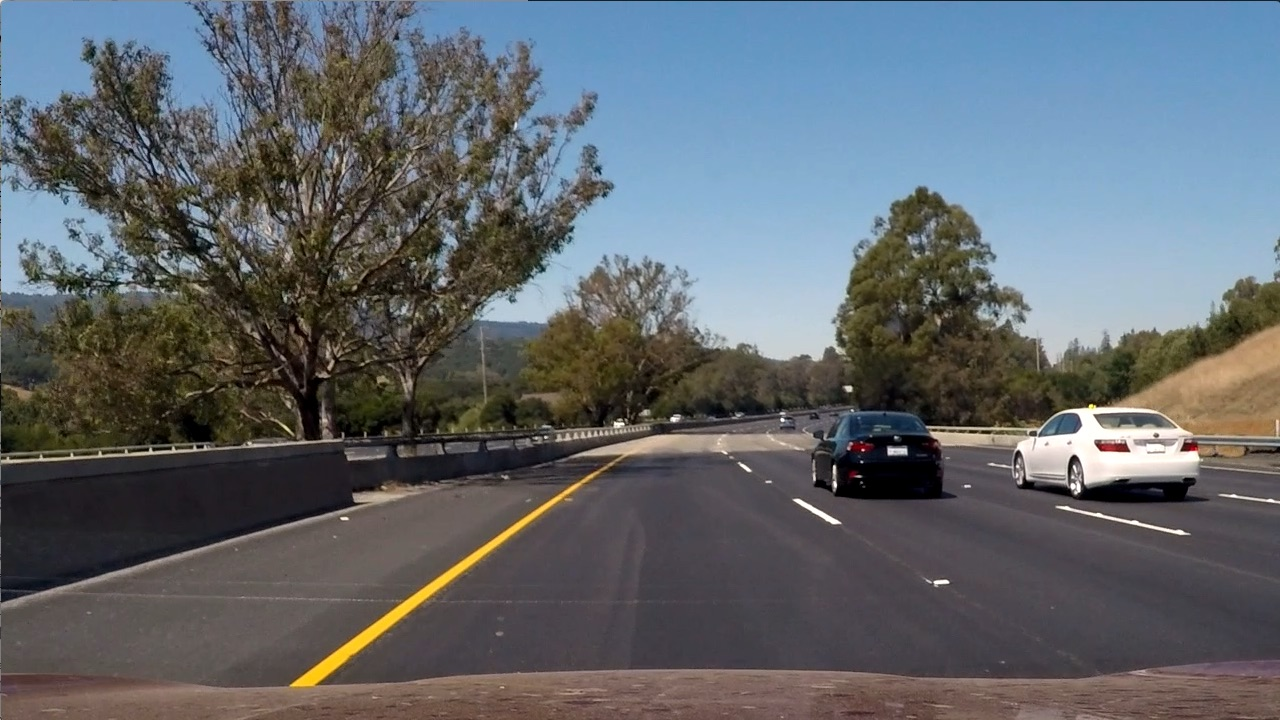
#> input picture test_code/test6.jpg, 1280 x 720 px
$ jupyter execute 06-ColorThreshold.ipynb   (shell and % lines are left out)
#> lines starting #> are read from the running program, lines starting #| are printed output that depends on the picture
[cell 1]
import numpy as np
import cv2
import matplotlib.pyplot as plt
import matplotlib.image as mpimg

[cell 2]
image = mpimg.imread('test6.jpg')
#> image is the input picture: shape (720, 1280, 3); mean R, G, B 97, 102.6, 107.9
thresh = (180, 255)
gray = cv2.cvtColor(image, cv2.COLOR_RGB2GRAY)
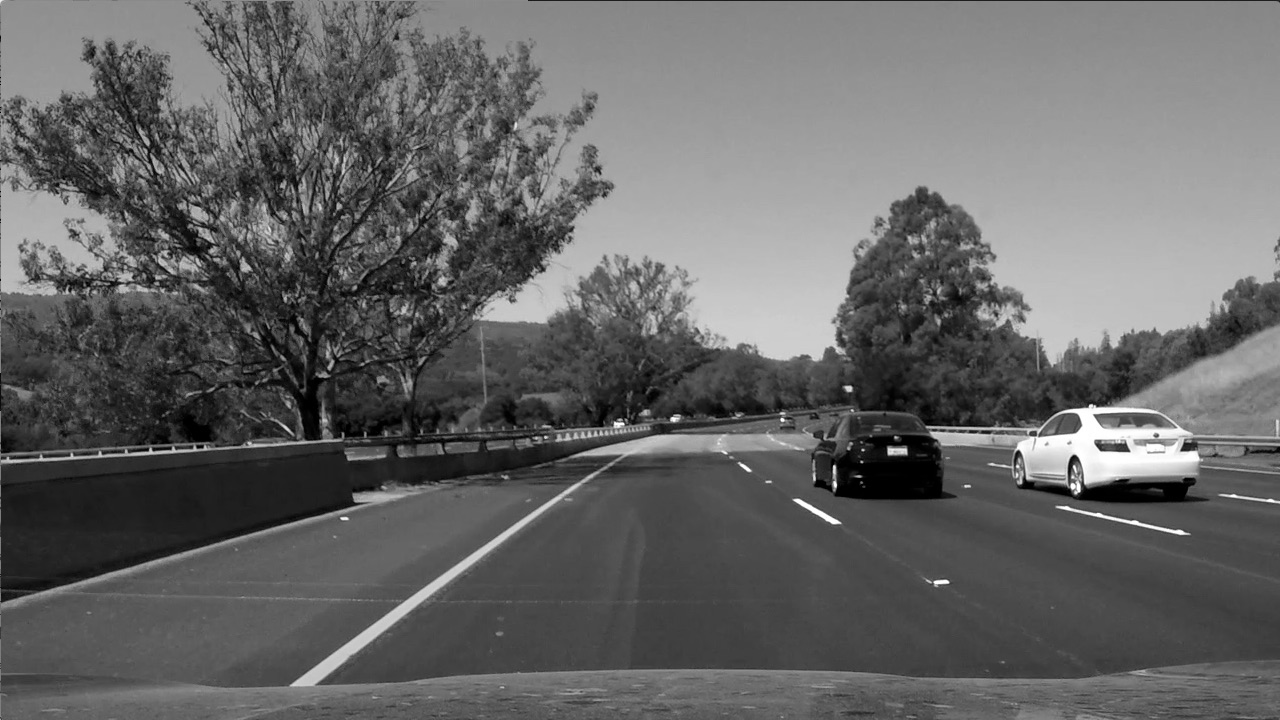
#> gray: shape (720, 1280); min 0, max 255, mean 101.5
binary = np.zeros_like(gray)
binary[(gray > thresh[0]) & (gray <= thresh[1])] = 1

[cell 3]
# Plot the result
f, (ax1, ax2) = plt.subplots(1, 2, figsize=(24, 9))
f.tight_layout()
ax1.imshow(image)
ax1.set_title('Original Image', fontsize=50)
ax2.imshow(binary, cmap='gray')
ax2.set_title('Color Thresholded', fontsize=50)
plt.subplots_adjust(left=0., right=1, top=0.9, bottom=0.)
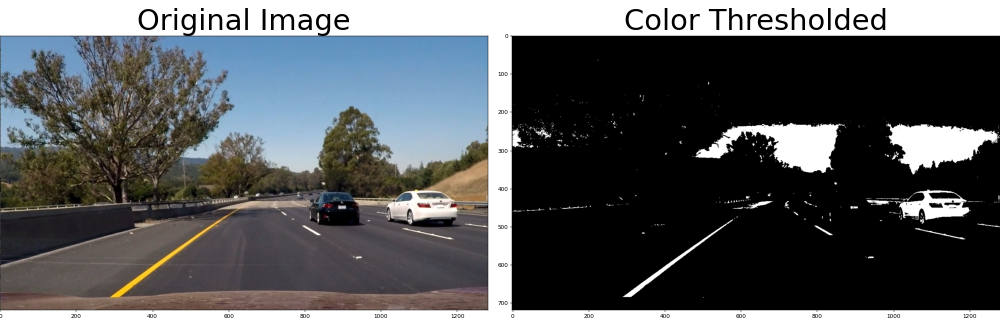
#> figure drawn by matplotlib, 2 panels

$ run again, with test_code/bridge_shadow.jpg copied over test_code/test6.jpg
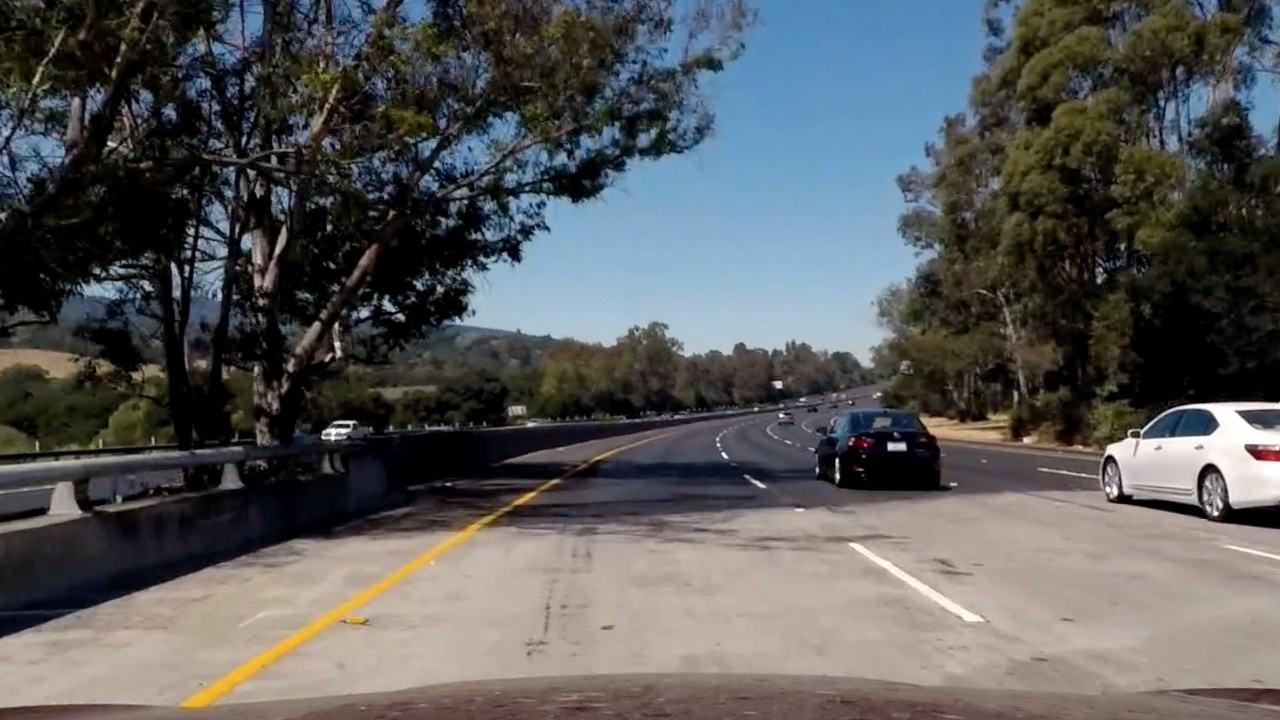
#> input picture test_code/bridge_shadow.jpg, 1280 x 720 px
#> image is the input picture: shape (720, 1280, 3); mean R, G, B 89.7, 90.6, 90.8
#> `gray = cv2.cvtColor(image, cv2.COLOR_RGB2GRAY)`:
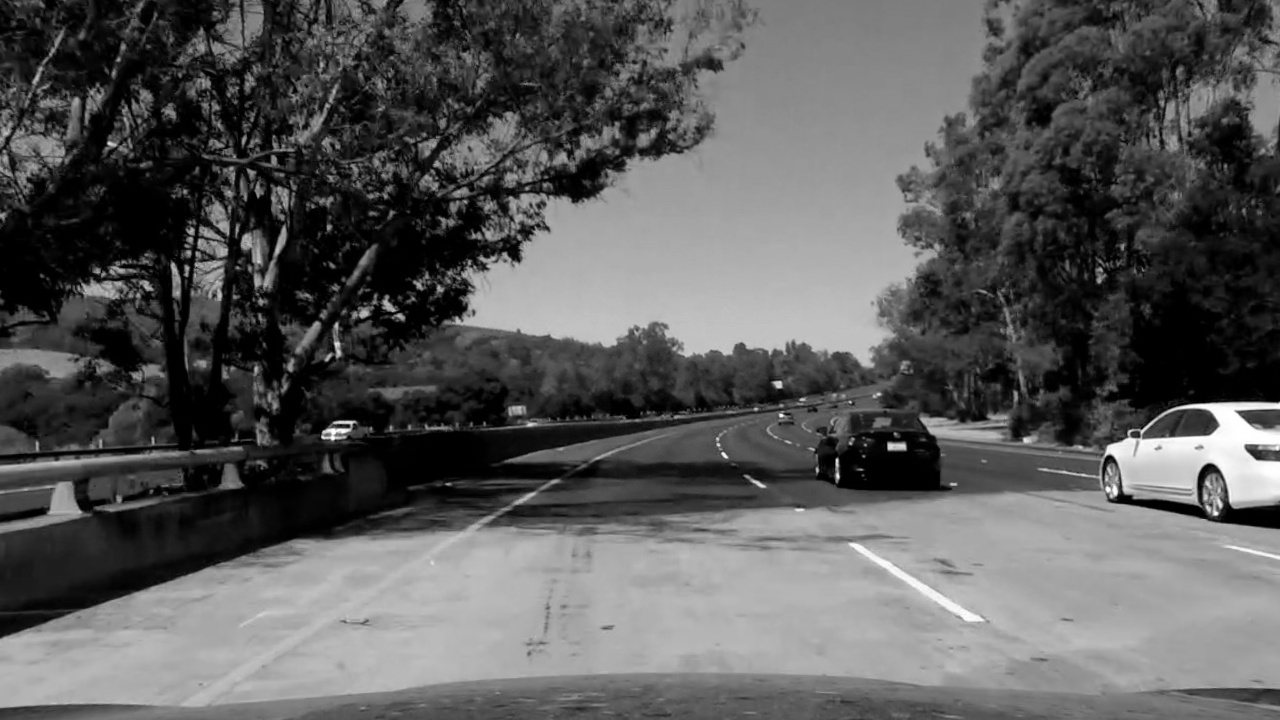
#> gray: shape (720, 1280); min 0, max 255, mean 90.4
#> `[cell 3] # Plot the result f, (ax1, ax2) = plt.subplots(1, 2, figsize=..`:
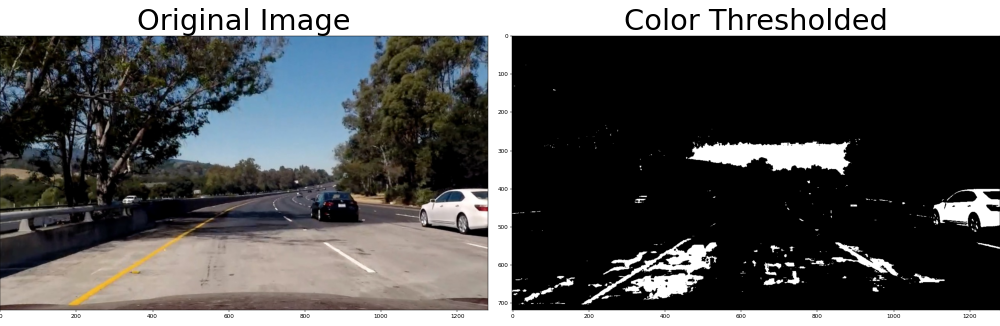
#> figure drawn by matplotlib, 2 panels

$ run again, with test_code/test_image.jpg copied over test_code/test6.jpg
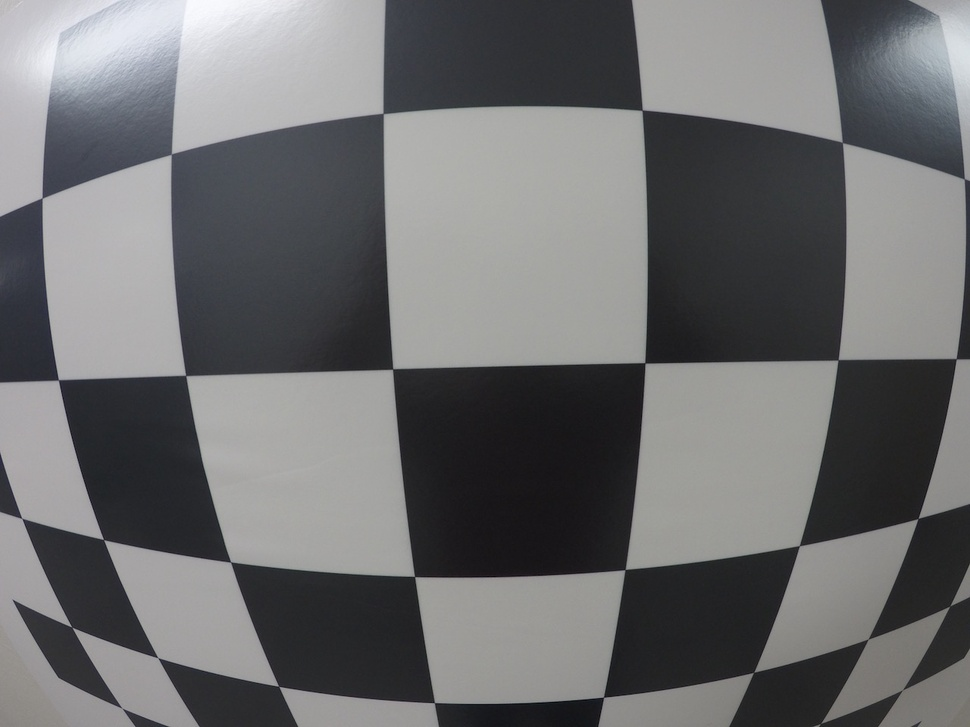
#> input picture test_code/test_image.jpg, 970 x 727 px, shrunk from 1280 x 960 before the run
#> image is the input picture: shape (727, 970, 3); mean R, G, B 109.1, 109.5, 110.7
#> `[cell 3] # Plot the result f, (ax1, ax2) = plt.subplots(1, 2, figsize=..`:
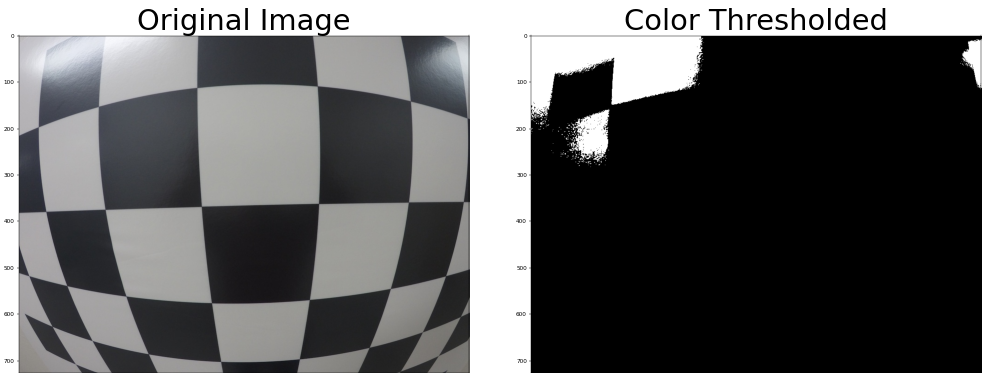
#> figure drawn by matplotlib, 2 panels

$ run again, with test_code/calibration_test.png saved as test_code/test6.jpg
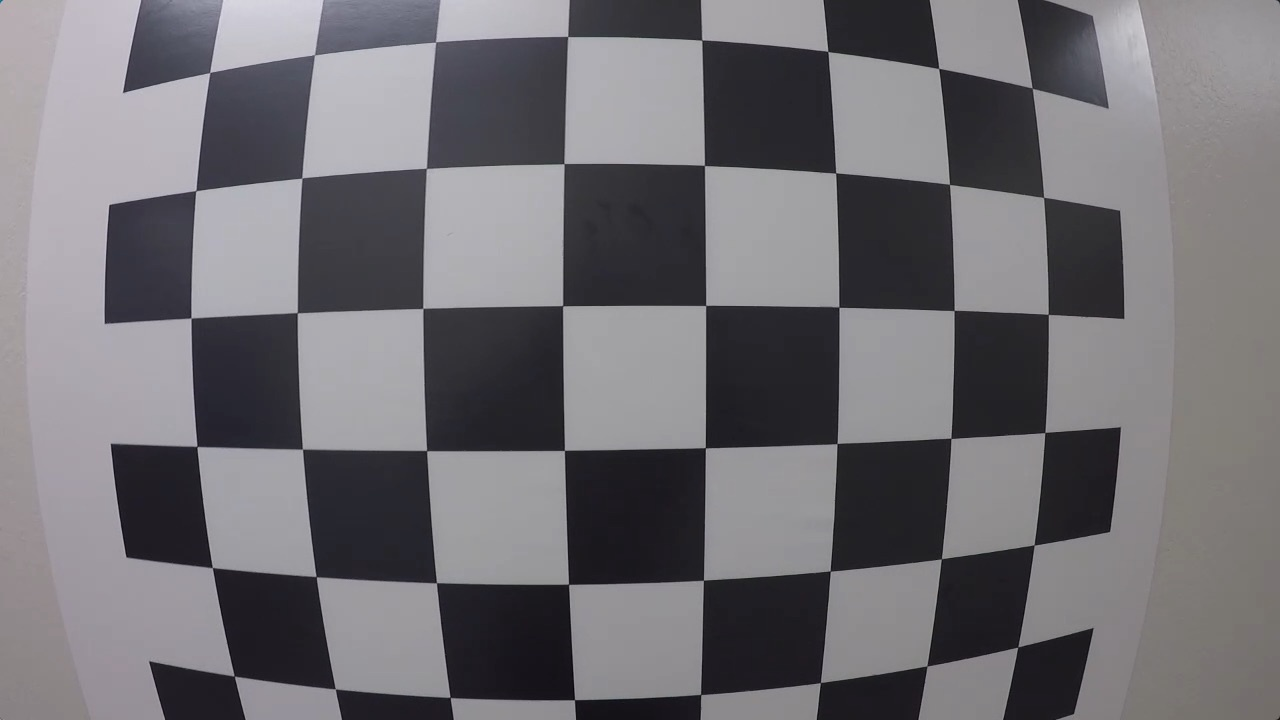
#> input picture test_code/calibration_test.png, 1280 x 720 px
#> image is the input picture: shape (720, 1280, 3); mean R, G, B 112.9, 110.9, 115.4
#> `[cell 3] # Plot the result f, (ax1, ax2) = plt.subplots(1, 2, figsize=..`:
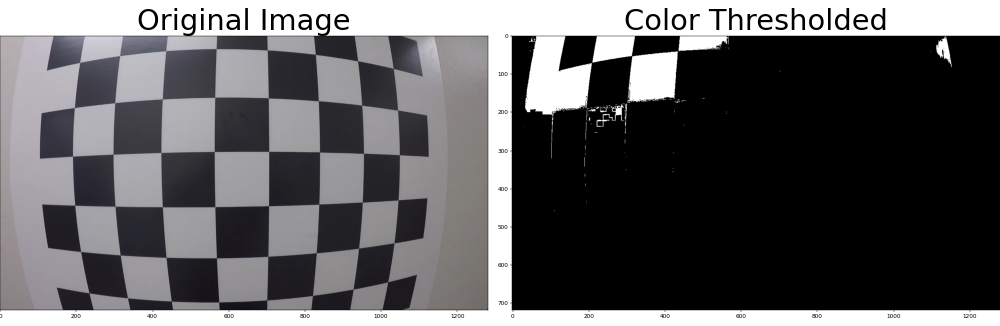
#> figure drawn by matplotlib, 2 panels
